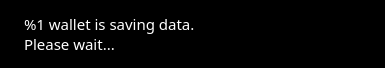
<?xml version="1.0" encoding="UTF-8"?>
<ui version="4.0">
 <class>ExitWidget</class>
 <widget class="QWidget" name="ExitWidget">
  <property name="geometry">
   <rect>
    <x>0</x>
    <y>0</y>
    <width>385</width>
    <height>68</height>
   </rect>
  </property>
  <property name="palette">
   <palette>
    <active>
     <colorrole role="WindowText">
      <brush brushstyle="SolidPattern">
       <color alpha="255">
        <red>255</red>
        <green>255</green>
        <blue>255</blue>
       </color>
      </brush>
     </colorrole>
     <colorrole role="Button">
      <brush brushstyle="SolidPattern">
       <color alpha="255">
        <red>0</red>
        <green>0</green>
        <blue>0</blue>
       </color>
      </brush>
     </colorrole>
     <colorrole role="Light">
      <brush brushstyle="SolidPattern">
       <color alpha="255">
        <red>0</red>
        <green>0</green>
        <blue>0</blue>
       </color>
      </brush>
     </colorrole>
     <colorrole role="Midlight">
      <brush brushstyle="SolidPattern">
       <color alpha="255">
        <red>0</red>
        <green>0</green>
        <blue>0</blue>
       </color>
      </brush>
     </colorrole>
     <colorrole role="Dark">
      <brush brushstyle="SolidPattern">
       <color alpha="255">
        <red>0</red>
        <green>0</green>
        <blue>0</blue>
       </color>
      </brush>
     </colorrole>
     <colorrole role="Mid">
      <brush brushstyle="SolidPattern">
       <color alpha="255">
        <red>0</red>
        <green>0</green>
        <blue>0</blue>
       </color>
      </brush>
     </colorrole>
     <colorrole role="Text">
      <brush brushstyle="SolidPattern">
       <color alpha="255">
        <red>255</red>
        <green>255</green>
        <blue>255</blue>
       </color>
      </brush>
     </colorrole>
     <colorrole role="BrightText">
      <brush brushstyle="SolidPattern">
       <color alpha="255">
        <red>255</red>
        <green>255</green>
        <blue>255</blue>
       </color>
      </brush>
     </colorrole>
     <colorrole role="ButtonText">
      <brush brushstyle="SolidPattern">
       <color alpha="255">
        <red>255</red>
        <green>255</green>
        <blue>255</blue>
       </color>
      </brush>
     </colorrole>
     <colorrole role="Base">
      <brush brushstyle="SolidPattern">
       <color alpha="255">
        <red>0</red>
        <green>0</green>
        <blue>0</blue>
       </color>
      </brush>
     </colorrole>
     <colorrole role="Window">
      <brush brushstyle="SolidPattern">
       <color alpha="255">
        <red>0</red>
        <green>0</green>
        <blue>0</blue>
       </color>
      </brush>
     </colorrole>
     <colorrole role="Shadow">
      <brush brushstyle="SolidPattern">
       <color alpha="255">
        <red>0</red>
        <green>0</green>
        <blue>0</blue>
       </color>
      </brush>
     </colorrole>
     <colorrole role="AlternateBase">
      <brush brushstyle="SolidPattern">
       <color alpha="255">
        <red>0</red>
        <green>0</green>
        <blue>0</blue>
       </color>
      </brush>
     </colorrole>
     <colorrole role="ToolTipBase">
      <brush brushstyle="SolidPattern">
       <color alpha="255">
        <red>255</red>
        <green>255</green>
        <blue>220</blue>
       </color>
      </brush>
     </colorrole>
     <colorrole role="ToolTipText">
      <brush brushstyle="SolidPattern">
       <color alpha="255">
        <red>0</red>
        <green>0</green>
        <blue>0</blue>
       </color>
      </brush>
     </colorrole>
    </active>
    <inactive>
     <colorrole role="WindowText">
      <brush brushstyle="SolidPattern">
       <color alpha="255">
        <red>255</red>
        <green>255</green>
        <blue>255</blue>
       </color>
      </brush>
     </colorrole>
     <colorrole role="Button">
      <brush brushstyle="SolidPattern">
       <color alpha="255">
        <red>0</red>
        <green>0</green>
        <blue>0</blue>
       </color>
      </brush>
     </colorrole>
     <colorrole role="Light">
      <brush brushstyle="SolidPattern">
       <color alpha="255">
        <red>0</red>
        <green>0</green>
        <blue>0</blue>
       </color>
      </brush>
     </colorrole>
     <colorrole role="Midlight">
      <brush brushstyle="SolidPattern">
       <color alpha="255">
        <red>0</red>
        <green>0</green>
        <blue>0</blue>
       </color>
      </brush>
     </colorrole>
     <colorrole role="Dark">
      <brush brushstyle="SolidPattern">
       <color alpha="255">
        <red>0</red>
        <green>0</green>
        <blue>0</blue>
       </color>
      </brush>
     </colorrole>
     <colorrole role="Mid">
      <brush brushstyle="SolidPattern">
       <color alpha="255">
        <red>0</red>
        <green>0</green>
        <blue>0</blue>
       </color>
      </brush>
     </colorrole>
     <colorrole role="Text">
      <brush brushstyle="SolidPattern">
       <color alpha="255">
        <red>255</red>
        <green>255</green>
        <blue>255</blue>
       </color>
      </brush>
     </colorrole>
     <colorrole role="BrightText">
      <brush brushstyle="SolidPattern">
       <color alpha="255">
        <red>255</red>
        <green>255</green>
        <blue>255</blue>
       </color>
      </brush>
     </colorrole>
     <colorrole role="ButtonText">
      <brush brushstyle="SolidPattern">
       <color alpha="255">
        <red>255</red>
        <green>255</green>
        <blue>255</blue>
       </color>
      </brush>
     </colorrole>
     <colorrole role="Base">
      <brush brushstyle="SolidPattern">
       <color alpha="255">
        <red>0</red>
        <green>0</green>
        <blue>0</blue>
       </color>
      </brush>
     </colorrole>
     <colorrole role="Window">
      <brush brushstyle="SolidPattern">
       <color alpha="255">
        <red>0</red>
        <green>0</green>
        <blue>0</blue>
       </color>
      </brush>
     </colorrole>
     <colorrole role="Shadow">
      <brush brushstyle="SolidPattern">
       <color alpha="255">
        <red>0</red>
        <green>0</green>
        <blue>0</blue>
       </color>
      </brush>
     </colorrole>
     <colorrole role="AlternateBase">
      <brush brushstyle="SolidPattern">
       <color alpha="255">
        <red>0</red>
        <green>0</green>
        <blue>0</blue>
       </color>
      </brush>
     </colorrole>
     <colorrole role="ToolTipBase">
      <brush brushstyle="SolidPattern">
       <color alpha="255">
        <red>255</red>
        <green>255</green>
        <blue>220</blue>
       </color>
      </brush>
     </colorrole>
     <colorrole role="ToolTipText">
      <brush brushstyle="SolidPattern">
       <color alpha="255">
        <red>0</red>
        <green>0</green>
        <blue>0</blue>
       </color>
      </brush>
     </colorrole>
    </inactive>
    <disabled>
     <colorrole role="WindowText">
      <brush brushstyle="SolidPattern">
       <color alpha="255">
        <red>0</red>
        <green>0</green>
        <blue>0</blue>
       </color>
      </brush>
     </colorrole>
     <colorrole role="Button">
      <brush brushstyle="SolidPattern">
       <color alpha="255">
        <red>0</red>
        <green>0</green>
        <blue>0</blue>
       </color>
      </brush>
     </colorrole>
     <colorrole role="Light">
      <brush brushstyle="SolidPattern">
       <color alpha="255">
        <red>0</red>
        <green>0</green>
        <blue>0</blue>
       </color>
      </brush>
     </colorrole>
     <colorrole role="Midlight">
      <brush brushstyle="SolidPattern">
       <color alpha="255">
        <red>0</red>
        <green>0</green>
        <blue>0</blue>
       </color>
      </brush>
     </colorrole>
     <colorrole role="Dark">
      <brush brushstyle="SolidPattern">
       <color alpha="255">
        <red>0</red>
        <green>0</green>
        <blue>0</blue>
       </color>
      </brush>
     </colorrole>
     <colorrole role="Mid">
      <brush brushstyle="SolidPattern">
       <color alpha="255">
        <red>0</red>
        <green>0</green>
        <blue>0</blue>
       </color>
      </brush>
     </colorrole>
     <colorrole role="Text">
      <brush brushstyle="SolidPattern">
       <color alpha="255">
        <red>0</red>
        <green>0</green>
        <blue>0</blue>
       </color>
      </brush>
     </colorrole>
     <colorrole role="BrightText">
      <brush brushstyle="SolidPattern">
       <color alpha="255">
        <red>255</red>
        <green>255</green>
        <blue>255</blue>
       </color>
      </brush>
     </colorrole>
     <colorrole role="ButtonText">
      <brush brushstyle="SolidPattern">
       <color alpha="255">
        <red>0</red>
        <green>0</green>
        <blue>0</blue>
       </color>
      </brush>
     </colorrole>
     <colorrole role="Base">
      <brush brushstyle="SolidPattern">
       <color alpha="255">
        <red>0</red>
        <green>0</green>
        <blue>0</blue>
       </color>
      </brush>
     </colorrole>
     <colorrole role="Window">
      <brush brushstyle="SolidPattern">
       <color alpha="255">
        <red>0</red>
        <green>0</green>
        <blue>0</blue>
       </color>
      </brush>
     </colorrole>
     <colorrole role="Shadow">
      <brush brushstyle="SolidPattern">
       <color alpha="255">
        <red>0</red>
        <green>0</green>
        <blue>0</blue>
       </color>
      </brush>
     </colorrole>
     <colorrole role="AlternateBase">
      <brush brushstyle="SolidPattern">
       <color alpha="255">
        <red>0</red>
        <green>0</green>
        <blue>0</blue>
       </color>
      </brush>
     </colorrole>
     <colorrole role="ToolTipBase">
      <brush brushstyle="SolidPattern">
       <color alpha="255">
        <red>255</red>
        <green>255</green>
        <blue>220</blue>
       </color>
      </brush>
     </colorrole>
     <colorrole role="ToolTipText">
      <brush brushstyle="SolidPattern">
       <color alpha="255">
        <red>0</red>
        <green>0</green>
        <blue>0</blue>
       </color>
      </brush>
     </colorrole>
    </disabled>
   </palette>
  </property>
  <property name="font">
   <font>
    <family>Game of Thrones</family>
    <italic>false</italic>
    <kerning>false</kerning>
   </font>
  </property>
  <property name="windowTitle">
   <string>Saving data</string>
  </property>
  <property name="windowIcon">
   <iconset resource="../../resources.qrc">
    <normaloff>:/images/cryptonote</normaloff>:/images/cryptonote</iconset>
  </property>
  <layout class="QHBoxLayout" name="horizontalLayout" stretch="0,1">
   <item>
    <widget class="QLabel" name="m_clockLabel">
     <property name="text">
      <string/>
     </property>
    </widget>
   </item>
   <item>
    <widget class="QLabel" name="m_label">
     <property name="palette">
      <palette>
       <active>
        <colorrole role="WindowText">
         <brush brushstyle="SolidPattern">
          <color alpha="255">
           <red>255</red>
           <green>255</green>
           <blue>255</blue>
          </color>
         </brush>
        </colorrole>
        <colorrole role="Button">
         <brush brushstyle="SolidPattern">
          <color alpha="255">
           <red>0</red>
           <green>0</green>
           <blue>0</blue>
          </color>
         </brush>
        </colorrole>
        <colorrole role="Light">
         <brush brushstyle="SolidPattern">
          <color alpha="255">
           <red>0</red>
           <green>0</green>
           <blue>0</blue>
          </color>
         </brush>
        </colorrole>
        <colorrole role="Midlight">
         <brush brushstyle="SolidPattern">
          <color alpha="255">
           <red>0</red>
           <green>0</green>
           <blue>0</blue>
          </color>
         </brush>
        </colorrole>
        <colorrole role="Dark">
         <brush brushstyle="SolidPattern">
          <color alpha="255">
           <red>0</red>
           <green>0</green>
           <blue>0</blue>
          </color>
         </brush>
        </colorrole>
        <colorrole role="Mid">
         <brush brushstyle="SolidPattern">
          <color alpha="255">
           <red>0</red>
           <green>0</green>
           <blue>0</blue>
          </color>
         </brush>
        </colorrole>
        <colorrole role="Text">
         <brush brushstyle="SolidPattern">
          <color alpha="255">
           <red>255</red>
           <green>255</green>
           <blue>255</blue>
          </color>
         </brush>
        </colorrole>
        <colorrole role="BrightText">
         <brush brushstyle="SolidPattern">
          <color alpha="255">
           <red>255</red>
           <green>255</green>
           <blue>255</blue>
          </color>
         </brush>
        </colorrole>
        <colorrole role="ButtonText">
         <brush brushstyle="SolidPattern">
          <color alpha="255">
           <red>255</red>
           <green>255</green>
           <blue>255</blue>
          </color>
         </brush>
        </colorrole>
        <colorrole role="Base">
         <brush brushstyle="SolidPattern">
          <color alpha="255">
           <red>0</red>
           <green>0</green>
           <blue>0</blue>
          </color>
         </brush>
        </colorrole>
        <colorrole role="Window">
         <brush brushstyle="SolidPattern">
          <color alpha="255">
           <red>0</red>
           <green>0</green>
           <blue>0</blue>
          </color>
         </brush>
        </colorrole>
        <colorrole role="Shadow">
         <brush brushstyle="SolidPattern">
          <color alpha="255">
           <red>0</red>
           <green>0</green>
           <blue>0</blue>
          </color>
         </brush>
        </colorrole>
        <colorrole role="AlternateBase">
         <brush brushstyle="SolidPattern">
          <color alpha="255">
           <red>0</red>
           <green>0</green>
           <blue>0</blue>
          </color>
         </brush>
        </colorrole>
        <colorrole role="ToolTipBase">
         <brush brushstyle="SolidPattern">
          <color alpha="255">
           <red>255</red>
           <green>255</green>
           <blue>220</blue>
          </color>
         </brush>
        </colorrole>
        <colorrole role="ToolTipText">
         <brush brushstyle="SolidPattern">
          <color alpha="255">
           <red>0</red>
           <green>0</green>
           <blue>0</blue>
          </color>
         </brush>
        </colorrole>
       </active>
       <inactive>
        <colorrole role="WindowText">
         <brush brushstyle="SolidPattern">
          <color alpha="255">
           <red>255</red>
           <green>255</green>
           <blue>255</blue>
          </color>
         </brush>
        </colorrole>
        <colorrole role="Button">
         <brush brushstyle="SolidPattern">
          <color alpha="255">
           <red>0</red>
           <green>0</green>
           <blue>0</blue>
          </color>
         </brush>
        </colorrole>
        <colorrole role="Light">
         <brush brushstyle="SolidPattern">
          <color alpha="255">
           <red>0</red>
           <green>0</green>
           <blue>0</blue>
          </color>
         </brush>
        </colorrole>
        <colorrole role="Midlight">
         <brush brushstyle="SolidPattern">
          <color alpha="255">
           <red>0</red>
           <green>0</green>
           <blue>0</blue>
          </color>
         </brush>
        </colorrole>
        <colorrole role="Dark">
         <brush brushstyle="SolidPattern">
          <color alpha="255">
           <red>0</red>
           <green>0</green>
           <blue>0</blue>
          </color>
         </brush>
        </colorrole>
        <colorrole role="Mid">
         <brush brushstyle="SolidPattern">
          <color alpha="255">
           <red>0</red>
           <green>0</green>
           <blue>0</blue>
          </color>
         </brush>
        </colorrole>
        <colorrole role="Text">
         <brush brushstyle="SolidPattern">
          <color alpha="255">
           <red>255</red>
           <green>255</green>
           <blue>255</blue>
          </color>
         </brush>
        </colorrole>
        <colorrole role="BrightText">
         <brush brushstyle="SolidPattern">
          <color alpha="255">
           <red>255</red>
           <green>255</green>
           <blue>255</blue>
          </color>
         </brush>
        </colorrole>
        <colorrole role="ButtonText">
         <brush brushstyle="SolidPattern">
          <color alpha="255">
           <red>255</red>
           <green>255</green>
           <blue>255</blue>
          </color>
         </brush>
        </colorrole>
        <colorrole role="Base">
         <brush brushstyle="SolidPattern">
          <color alpha="255">
           <red>0</red>
           <green>0</green>
           <blue>0</blue>
          </color>
         </brush>
        </colorrole>
        <colorrole role="Window">
         <brush brushstyle="SolidPattern">
          <color alpha="255">
           <red>0</red>
           <green>0</green>
           <blue>0</blue>
          </color>
         </brush>
        </colorrole>
        <colorrole role="Shadow">
         <brush brushstyle="SolidPattern">
          <color alpha="255">
           <red>0</red>
           <green>0</green>
           <blue>0</blue>
          </color>
         </brush>
        </colorrole>
        <colorrole role="AlternateBase">
         <brush brushstyle="SolidPattern">
          <color alpha="255">
           <red>0</red>
           <green>0</green>
           <blue>0</blue>
          </color>
         </brush>
        </colorrole>
        <colorrole role="ToolTipBase">
         <brush brushstyle="SolidPattern">
          <color alpha="255">
           <red>255</red>
           <green>255</green>
           <blue>220</blue>
          </color>
         </brush>
        </colorrole>
        <colorrole role="ToolTipText">
         <brush brushstyle="SolidPattern">
          <color alpha="255">
           <red>0</red>
           <green>0</green>
           <blue>0</blue>
          </color>
         </brush>
        </colorrole>
       </inactive>
       <disabled>
        <colorrole role="WindowText">
         <brush brushstyle="SolidPattern">
          <color alpha="255">
           <red>0</red>
           <green>0</green>
           <blue>0</blue>
          </color>
         </brush>
        </colorrole>
        <colorrole role="Button">
         <brush brushstyle="SolidPattern">
          <color alpha="255">
           <red>0</red>
           <green>0</green>
           <blue>0</blue>
          </color>
         </brush>
        </colorrole>
        <colorrole role="Light">
         <brush brushstyle="SolidPattern">
          <color alpha="255">
           <red>0</red>
           <green>0</green>
           <blue>0</blue>
          </color>
         </brush>
        </colorrole>
        <colorrole role="Midlight">
         <brush brushstyle="SolidPattern">
          <color alpha="255">
           <red>0</red>
           <green>0</green>
           <blue>0</blue>
          </color>
         </brush>
        </colorrole>
        <colorrole role="Dark">
         <brush brushstyle="SolidPattern">
          <color alpha="255">
           <red>0</red>
           <green>0</green>
           <blue>0</blue>
          </color>
         </brush>
        </colorrole>
        <colorrole role="Mid">
         <brush brushstyle="SolidPattern">
          <color alpha="255">
           <red>0</red>
           <green>0</green>
           <blue>0</blue>
          </color>
         </brush>
        </colorrole>
        <colorrole role="Text">
         <brush brushstyle="SolidPattern">
          <color alpha="255">
           <red>0</red>
           <green>0</green>
           <blue>0</blue>
          </color>
         </brush>
        </colorrole>
        <colorrole role="BrightText">
         <brush brushstyle="SolidPattern">
          <color alpha="255">
           <red>255</red>
           <green>255</green>
           <blue>255</blue>
          </color>
         </brush>
        </colorrole>
        <colorrole role="ButtonText">
         <brush brushstyle="SolidPattern">
          <color alpha="255">
           <red>0</red>
           <green>0</green>
           <blue>0</blue>
          </color>
         </brush>
        </colorrole>
        <colorrole role="Base">
         <brush brushstyle="SolidPattern">
          <color alpha="255">
           <red>0</red>
           <green>0</green>
           <blue>0</blue>
          </color>
         </brush>
        </colorrole>
        <colorrole role="Window">
         <brush brushstyle="SolidPattern">
          <color alpha="255">
           <red>0</red>
           <green>0</green>
           <blue>0</blue>
          </color>
         </brush>
        </colorrole>
        <colorrole role="Shadow">
         <brush brushstyle="SolidPattern">
          <color alpha="255">
           <red>0</red>
           <green>0</green>
           <blue>0</blue>
          </color>
         </brush>
        </colorrole>
        <colorrole role="AlternateBase">
         <brush brushstyle="SolidPattern">
          <color alpha="255">
           <red>0</red>
           <green>0</green>
           <blue>0</blue>
          </color>
         </brush>
        </colorrole>
        <colorrole role="ToolTipBase">
         <brush brushstyle="SolidPattern">
          <color alpha="255">
           <red>255</red>
           <green>255</green>
           <blue>220</blue>
          </color>
         </brush>
        </colorrole>
        <colorrole role="ToolTipText">
         <brush brushstyle="SolidPattern">
          <color alpha="255">
           <red>0</red>
           <green>0</green>
           <blue>0</blue>
          </color>
         </brush>
        </colorrole>
       </disabled>
      </palette>
     </property>
     <property name="font">
      <font>
       <family>Game of Thrones</family>
       <pointsize>11</pointsize>
       <weight>50</weight>
       <italic>false</italic>
       <bold>false</bold>
       <underline>false</underline>
       <kerning>true</kerning>
      </font>
     </property>
     <property name="styleSheet">
      <string notr="true"/>
     </property>
     <property name="text">
      <string>%1 wallet is saving data.
Please wait...</string>
     </property>
    </widget>
   </item>
  </layout>
 </widget>
 <resources>
  <include location="../../resources.qrc"/>
 </resources>
 <connections/>
</ui>
